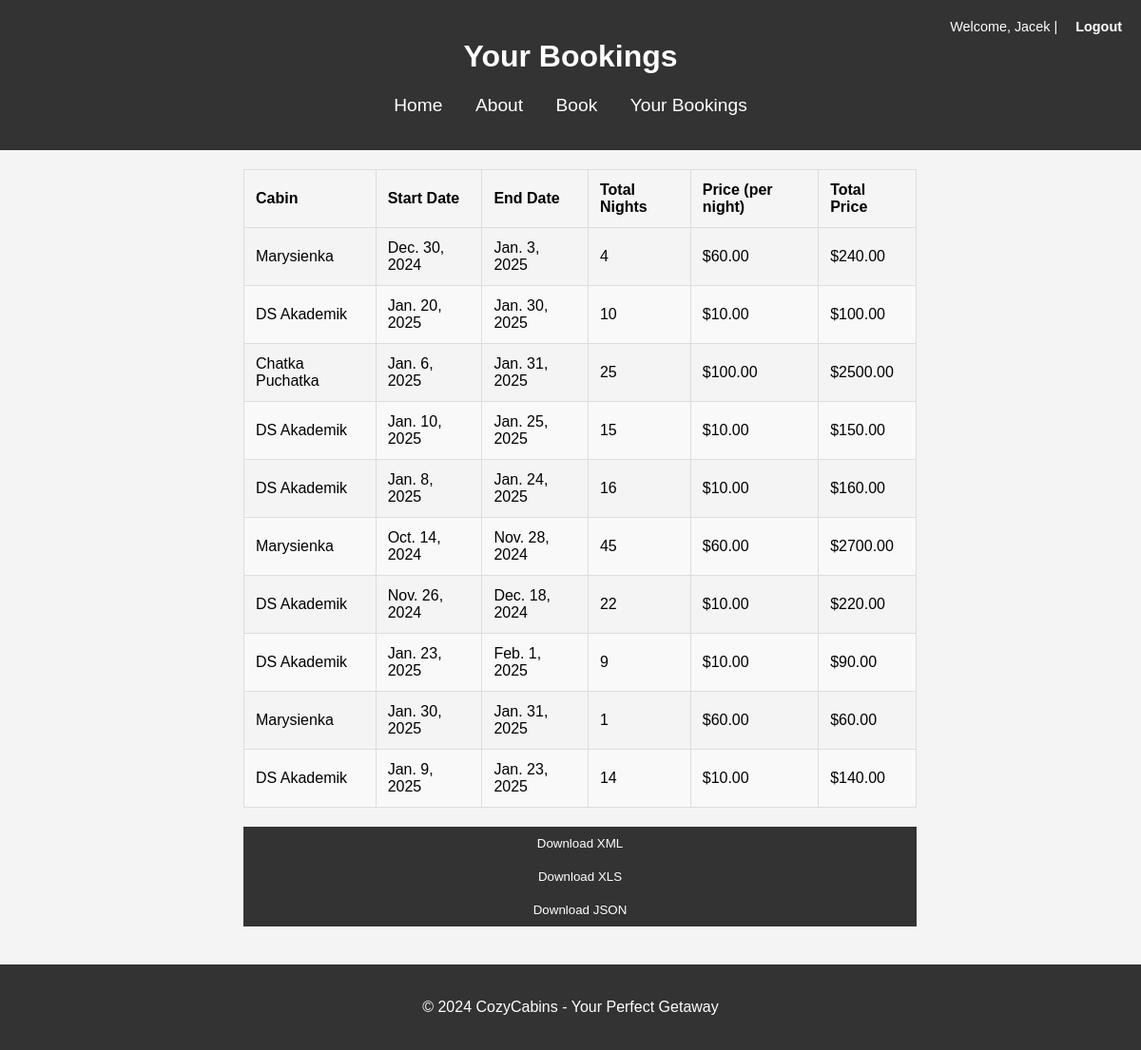
/your_bookings/ (signed in), run on the app's committed database.
### rentals/models.py (models this page shows, shortened)
class CustomUser(AbstractUser):
    email = models.EmailField(unique=True)
    first_name = models.CharField(max_length=150, blank=False)
    last_name = models.CharField(max_length=150, blank=False)
    email_confirmed = models.BooleanField(default=False)
    date_of_birth = models.DateField(null=True, blank=True)

class Booking(models.Model):
    user = models.ForeignKey(settings.AUTH_USER_MODEL, on_delete=models.CASCADE)
    cabin = models.ForeignKey(Cabin, on_delete=models.CASCADE)
    start_date = models.DateField()
    end_date = models.DateField()
    guest_name = models.CharField(max_length=100)
    def total_nights(self):
        return (self.end_date - self.start_date).days
    def total_price(self):
        return self.total_nights() * self.cabin.price_per_night

class Cabin(models.Model):
    name = models.CharField(max_length=100)
    description = models.TextField()
    price_per_night = models.DecimalField(max_digits=10, decimal_places=2)
    image = models.ImageField(upload_to='cabin_images/', blank=True, null=True)
    available = models.BooleanField(default=True)

### rentals/views.py (the view)
# urls.py: path('your_bookings/', views.your_bookings, name='your_bookings'),
@login_required
def your_bookings(request):
    bookings = Booking.objects.filter(user=request.user)
    return render(request, 'rentals/your_bookings.html', {'bookings': bookings})

### templates/rentals/your_bookings.html (shortened to what this page needs)
<!DOCTYPE html>
<html>
<head>
    {% load static %}
    <link rel="stylesheet" type="text/css" href="{% static 'css/styles.css' %}">
</head>
<body>
    <header>
        <h1>Your Bookings</h1>
        <nav>
            <ul>
                <li><a href="{% url 'index' %}">Home</a></li>
                <li><a href="{% url 'about' %}">About</a></li>
                <li><a href="{% url 'book_cabin' %}">Book</a></li>
                <li><a href="{% url 'your_bookings' %}">Your Bookings</a></li>
            </ul>
        </nav>
        <div class="auth-links">
        {% if user.is_authenticated %}
            <span>Welcome, {{ user.first_name }}</span> | <a href="{% url 'logout' %}">Logout</a>
        {% else %}
            <a href="{% url 'login' %}">Login</a>
            <a href="{% url 'register' %}">Register</a>
        {% endif %}
        </div>
    </header>
    <main>
    <section class="bookings">
    {% if bookings %}
        <table class="bookings-table">
            <thead>
                <tr>
                    <th>Cabin</th>
                    <th>Start Date</th>
                    <th>End Date</th>
                    <th>Total Nights</th>
                    <th>Price (per night)</th>
                    <th>Total Price</th>
                </tr>
            </thead>
            <tbody>
                {% for booking in bookings %}
                    <tr>
                        <td>{{ booking.cabin.name }}</td>
                        <td>{{ booking.start_date }}</td>
                        <td>{{ booking.end_date }}</td>
                        <td>{{ booking.total_nights }}</td>
                        <td>${{ booking.cabin.price_per_night }}</td>
                        <td>${{ booking.total_price }}</td>
                    </tr>
                {% endfor %}
            </tbody>
        </table>
        <div class="download-buttons">
            <form action="{% url 'download_bookings' %}" method="get">
                <button type="submit" name="format" value="xml">Download XML</button>
                <button type="submit" name="format" value="xls">Download XLS</button>
                <button type="submit" name="format" value="json">Download JSON</button>
            </form>
        </div>
    {% else %}
        <p>You have no bookings.</p>
    {% endif %}
    </section>
    </main>
    <footer>
        <p>&copy; 2024 CozyCabins - Your Perfect Getaway</p>
    </footer>
</body>
</html>

### rentals/static/css/styles.css (style rules this page uses)
body { font-family: Arial, sans-serif; margin: 0; padding: 0; background-color: #f4f4f4; min-height: 100vh; display: flex; flex-direction: column; justify-content: space-between; }
header { background-color: #333; color: white; padding: 20px; text-align: center; }
header nav ul { list-style: none; padding: 0; }
header nav ul li { display: inline; margin: 0 15px; }
header nav ul li a { color: white; text-decoration: none; font-size: 1.2rem; }
main { flex: 1; }
footer { background-color: #333; color: white; text-align: center; padding: 20px; margin-top: 40px; }
.auth-links { position: absolute; top: 10px; right: 20px; color: #fff; }
.auth-links a { margin-left: 15px; text-decoration: none; color: #fff; font-weight: bold; }
form { display: flex; flex-direction: column; }
button { background-color: #333; color: #fff; border: none; padding: 10px; cursor: pointer; }
.bookings { margin-left: 20px; text-align: -webkit-center; }
.auth-links { margin-top: 10px; font-size: 0.9em; }
.bookings-table { width: 60%; border-collapse: collapse; margin-top: 20px; }
.bookings-table th, .bookings-table td { border: 1px solid #ddd; padding: 12px; text-align: left; }
.bookings-table th { background-color: #f5f5f5; font-weight: bold; }
.bookings-table tr:nth-child(even) { background-color: #f9f9f9; }
.download-buttons { display: flex; margin-top: 20px; flex-direction: column; width: 60%; }

### data on the page
CustomUser: first_name "Jacek"
Booking: cabin.name "Marysienka", start_date "Dec. 30, 2024", end_date "Jan. 3, 2025", total_nights "4", cabin.price_per_night "60.00", total_price "240.00"
Booking: cabin.name "DS Akademik", start_date "Jan. 20, 2025", end_date "Jan. 30, 2025", total_nights "10", cabin.price_per_night "10.00", total_price "100.00"
Booking: cabin.name "Chatka Puchatka", start_date "Jan. 6, 2025", end_date "Jan. 31, 2025", total_nights "25", cabin.price_per_night "100.00", total_price "2500.00"
Booking: cabin.name "DS Akademik", start_date "Jan. 10, 2025", end_date "Jan. 25, 2025", total_nights "15", cabin.price_per_night "10.00", total_price "150.00"
Booking: cabin.name "DS Akademik", start_date "Jan. 8, 2025", end_date "Jan. 24, 2025", total_nights "16", cabin.price_per_night "10.00", total_price "160.00"
Booking: cabin.name "Marysienka", start_date "Oct. 14, 2024", end_date "Nov. 28, 2024", total_nights "45", cabin.price_per_night "60.00", total_price "2700.00"
Booking: cabin.name "DS Akademik", start_date "Nov. 26, 2024", end_date "Dec. 18, 2024", total_nights "22", cabin.price_per_night "10.00", total_price "220.00"
Booking: cabin.name "DS Akademik", start_date "Jan. 23, 2025", end_date "Feb. 1, 2025", total_nights "9", cabin.price_per_night "10.00", total_price "90.00"
Booking: cabin.name "Marysienka", start_date "Jan. 30, 2025", end_date "Jan. 31, 2025", total_nights "1", cabin.price_per_night "60.00", total_price "60.00"
Booking: cabin.name "DS Akademik", start_date "Jan. 9, 2025", end_date "Jan. 23, 2025", total_nights "14", cabin.price_per_night "10.00", total_price "140.00"
